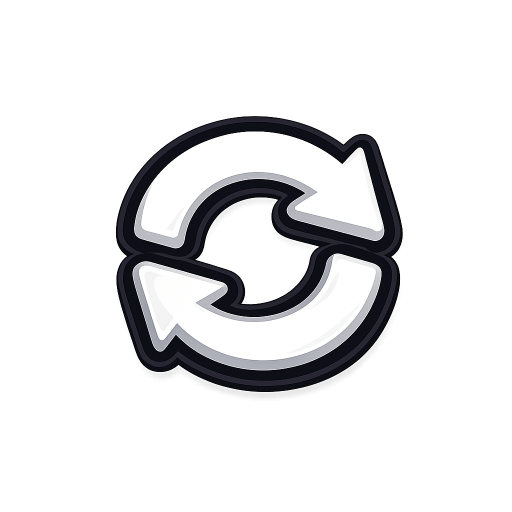
#> input picture assets/images/icons/source/auto_roll.png, 1024 x 1024 px (shown at 1/2 size); its folder holds only this picture in this run
$ python resize_icons.py
#> lines starting #> are read from the running program, lines starting #| are printed output that depends on the picture
import argparse
from pathlib import Path

from PIL import Image


DEFAULT_SIZES = (64, 128, 256)


def resize_icons(input_dir: Path, output_root: Path, sizes: tuple[int, ...]) -> None:
#> called with sizes = (64, 128, 256)
	output_root.mkdir(parents=True, exist_ok=True)

	for size in sizes:
		if size <= 0:
			raise ValueError("Icon sizes must be greater than 0.")

		output_dir = output_root / str(size)
		output_dir.mkdir(parents=True, exist_ok=True)

		for input_path in sorted(input_dir.glob("*.png")):
			output_path = output_dir / input_path.name

			with Image.open(input_path).convert("RGBA") as image:
#> image is the input picture: PIL image 1024x1024 RGBA; mean R, G, B, A 104.7, 105.1, 108.3, 56.4
				resized = image.resize((size, size), Image.Resampling.LANCZOS)
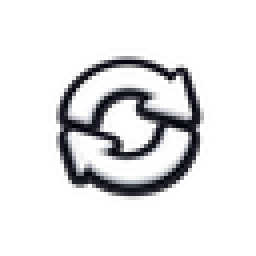
#> resized: PIL image 64x64 RGBA (shown 4 times larger); mean R, G, B, A 31.3, 31.4, 33.2, 56.3; transparent parts drawn white
				resized.save(output_path)
				print(f"{input_path.name}: {image.width}x{image.height} -> {size}x{size}")
#| auto_roll.png: 1024x1024 -> 64x64


def main() -> None:
	script_dir = Path(__file__).parent

	parser = argparse.ArgumentParser(description="Resize source UI icons into Roblox-friendly square PNGs.")
	parser.add_argument("--input", type=Path, default=script_dir / "source", help="Folder containing source PNG icons.")
	parser.add_argument("--output", type=Path, default=script_dir / "roblox", help="Root folder for resized outputs.")
	parser.add_argument("--sizes", type=int, nargs="+", default=DEFAULT_SIZES, help="Square output sizes in pixels.")
	args = parser.parse_args()

	resize_icons(args.input.resolve(), args.output.resolve(), tuple(args.sizes))


if __name__ == "__main__":
	main()
